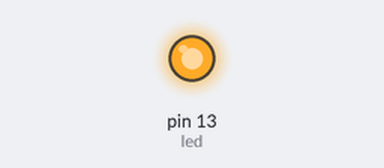
Recording of a sketch running on a simulated Arduino Uno, built with avr-gcc and run on an emulated ATmega328P. Shown: output pins drawn as LEDs (lit = HIGH). What the sketch prints to the serial monitor is not drawn.

Above: at 0.1 s.
Timing chart, 0 to 1.6 s (numbered marks = the images above):
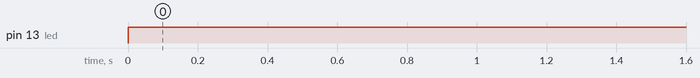

The sketch:

arduino_slave_ccs.ino
```cpp
/// documentación

#include <Wire.h>
#define led 13
void setup() {
    Wire.begin();
  Wire.setClock(3800);
  Serial.begin(9600);
  pinMode(led,OUTPUT);
}

void loop() {

    Wire.beginTransmission(0x01);
  byte error = Wire.endTransmission();
  if (error == 0)
    {
      digitalWrite(led,1);
    Serial.println("presionado");

    }
   else{
      digitalWrite(led,0);
   }

  delay(500);


}
```

Measured:
- by itself, pin 13 (led): LOW → HIGH at 0.00 s
